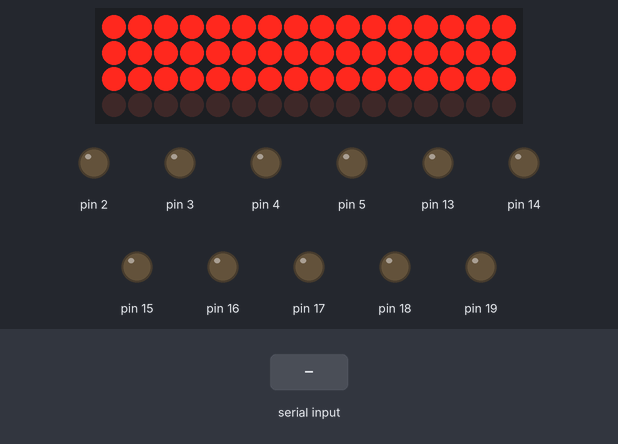
This sketch was run on a simulated Arduino Uno, built with avr-gcc and run on an emulated ATmega328P. Parts: 16×4 LED matrix, output pins drawn as LEDs (lit = HIGH). Wiring (inferred from the names in the program): 2 × shift register (74HC595): data pin 7; shift clock pin 6; latch pin 8; LED cube drawn one layer per row (orientation assumed): layers pin 9, pin 12, pin 11, pin 10; columns Q0, Q1, Q2, Q3, Q4, Q5, Q6, Q7, Q8, Q9, Q10, Q11, Q12, Q13, Q14, Q15. The inputs (shaded band) are chosen by the test bench. Pins used as bus, display or sensor lines are not drawn.

Above: at 1.2 s.
1.3 s: "1" received over Serial
At 2.5 s:
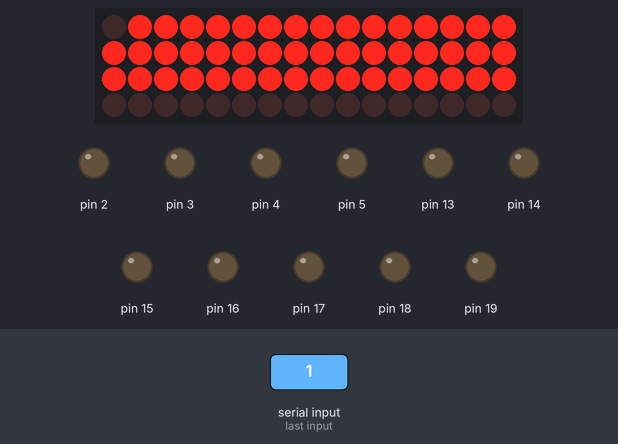
2.8 s: "0" received over Serial
At 3.8 s:
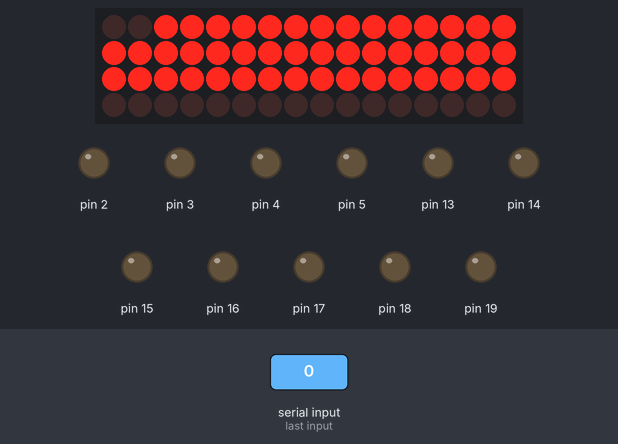
4.3 s: "2" received over Serial
At 4.9 s:
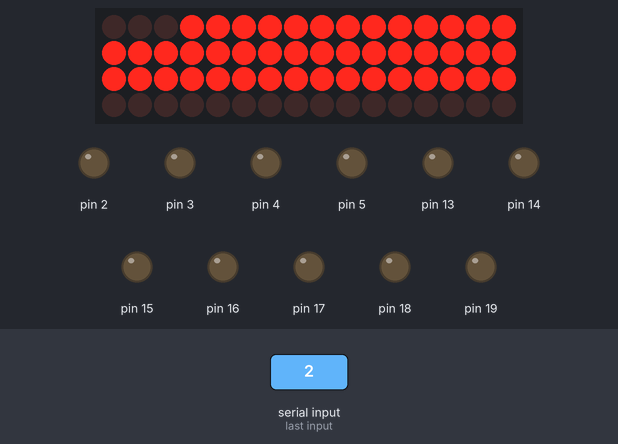
5.8 s: "1" received over Serial
At 7.0 s:
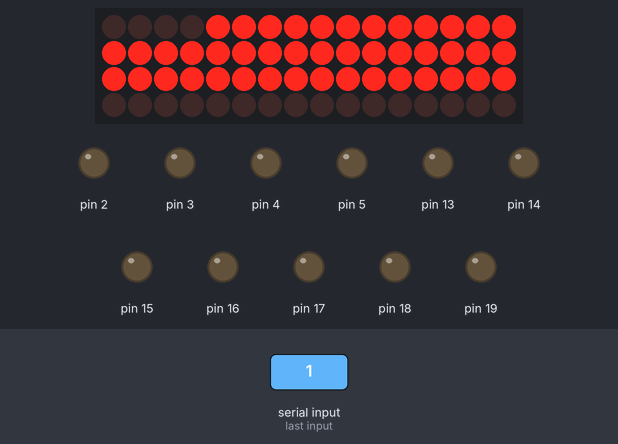
7.3 s: "0" received over Serial
At 8.4 s:
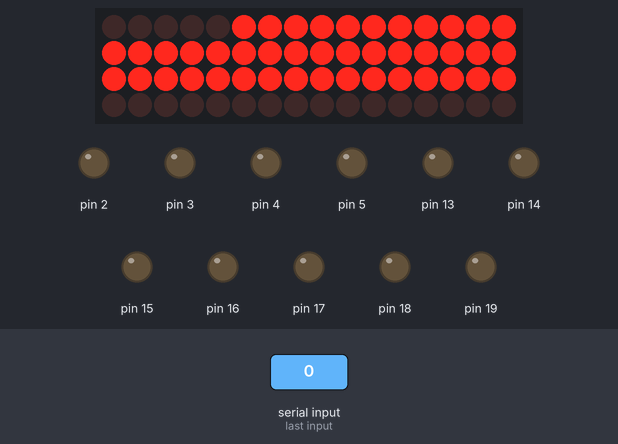
8.8 s: "2" received over Serial
At 9.5 s:
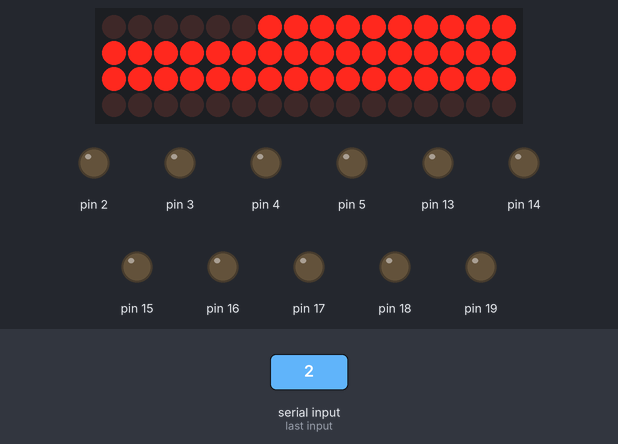
Timing chart, 0 to 11.3 s (numbered marks = the images above; inputs shaded):
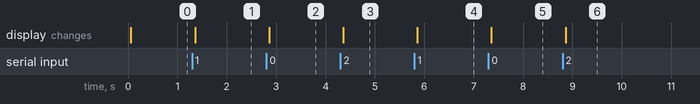

Measured:
- after the input at 1.3 s, the display: changes after 0.06 s (image 1)
- after the input at 2.8 s, the display: changes after 0.06 s (image 2)
- after the input at 4.3 s, the display: changes after 0.06 s (image 3)
- after the input at 5.8 s, the display: changes after 0.06 s (image 4)
- after the input at 7.3 s, the display: changes after 0.06 s (image 5)
- after the input at 8.8 s, the display: changes after 0.06 s (image 6)

The sketch:

LED_Cube_Server.ino
```cpp
#include <Wire.h>

boolean pattern[4][16];

void setup()
{
  for (int pin = 0; pin < 20; pin++)
    pinMode(pin, OUTPUT); // Set up pins
  randomSeed(millis());

  Serial.begin(9600);
}

void setPattern(char* commandData)
{
  for (int layer = 0; layer < 4; layer++)
  {
    for (int offset = 0; offset < 2; offset++)
    {
      for (int index = 0; index < 8; index++)
      {
        pattern[layer][offset*8+index] = commandData[layer*2+offset]*(1<<index);
      }
    }
  }
}

void loop()
{
  display_pattern();
  clearCube();
  setXYPlane(3,true);
  for (int i = 0; i < Serial.available(); i++)
  {
    pattern[0][i%16] = true;
  }

  /*if (Serial.available() >= 9)
  {
    digitalWrite(13,HIGH);
    char commandType = Serial.read();
    char commandData[8];
    Serial.readBytes(commandData, 8);

    if (commandType == 0)
    {
      setPattern(commandData);
    }
  }*/
}
```

draw.ino
```cpp
int nodeMap[4][4] = {{3,2,1,0},
                     {4,5,6,7},
                     {11,10,9,8},
                     {12,13,14,15}};

int A = 0xF9F9;
int B = 0x4466;
int C = 0xE88E;
int D = 0xEAAE;
int F = 0xE8E8;
int G = 0xEB9F;
int H = 0x9FF9;
int I = 0xF66F;
int J = 0xF2AE;
int K = 0x5665;
int L = 0x888F;
int M = 0x9F99;
int N = 0x9DB9;
int O = 0xF99F;
int P = 0x6644;
int Q = 0xEAE1;
int R = 0xEAE9;
int S = 0x4A4E;
int T = 0xF666;
int U = 0x999F;
int V = 0x9996;
int W = 0x99F6;
int X = 0x9669;
int Y = 0x9966;
int Z = 0xF24F;

int latchPin = 8;
int clockPin = 6;
int dataPin = 7;

void setXYPlane(int z, boolean value)
{
  for (int node = 0; node < 16; node++)
    pattern[z][node] = value;
}

void setYZPlane(int x, boolean value)
{
  for (int layer = 0; layer < 4; layer++)
    for (int y = 0; y < 4; y++)
      pattern[layer][nodeMap[x][y]] = value;
}

void setXZPlane(int y, boolean value)
{
  for (int layer = 0; layer < 4; layer++)
    for (int x = 0; x < 4; x++)
      pattern[layer][nodeMap[x][y]] = value;
}

void setAllX(int y, int z, boolean value)
{
  for (int x = 0; x < 4; x++)
    pattern[z][nodeMap[x][y]] = value;
}

void setAllY(int x, int z, boolean value)
{
  for (int y = 0; y < 4; y++)
    pattern[z][nodeMap[x][y]] = value;
}

void setAllZ(int x, int y, boolean value)
{
  for (int z = 0; z < 4; z++)
    pattern[z][nodeMap[x][y]] = value;
}

void clearCube()
{
  for (int layer = 0; layer < 4; layer++)
    for (int node = 0; node < 16; node++)
      pattern[layer][node] = false;
}

void setPoint(int x, int y, int z, boolean value)
{
  pattern[z][nodeMap[x][y]] = value;
}

void setXYPlaneMask(int z, int mask)
{
  for (int node = 0; node < 16; node++)
  {
    pattern[z][node] = ((mask & (1<<node)) != 0);
  }
}

void setXZPlaneMask(int y, int mask)
{
  for (int z = 0; z < 4; z++)
  {
    for (int x = 0; x < 4; x++)
    {
      int offset = 4*z+x;
      pattern[z][nodeMap[3-x][y]] = ((mask & (1<<offset)) != 0);
    }
  }
}

void display_pattern()
{
  for (int layer = 0; layer < 4; layer++)
  {
    int byteForRegister2 = 0;
    int byteForRegister1 = 0;
    for (int register1 = 0; register1 < 8; register1++)
    {
      if (pattern[layer][register1])
        byteForRegister1 += (1 << register1);
    }
    for (int register2 = 0; register2 < 8; register2++)
    {
      if (pattern[layer][register2+8])
        byteForRegister2 += (1 << register2);
    }

    digitalWrite(latchPin,LOW);
    shiftOut(dataPin, clockPin, MSBFIRST, byteForRegister2);
    shiftOut(dataPin, clockPin, MSBFIRST, byteForRegister1);
    digitalWrite(latchPin,HIGH);

    int layerPin;
    switch (layer)
    {
      case 0:
        layerPin = 9;
        break;
      case 1:
        layerPin = 12;
        break;
      case 2:
        layerPin = 11;
        break;
      case 3:
        layerPin = 10;
        break;
    }
    digitalWrite(layerPin,HIGH);
    delay(1);
    digitalWrite(layerPin,LOW);
    delay(1);
  }
}
```
